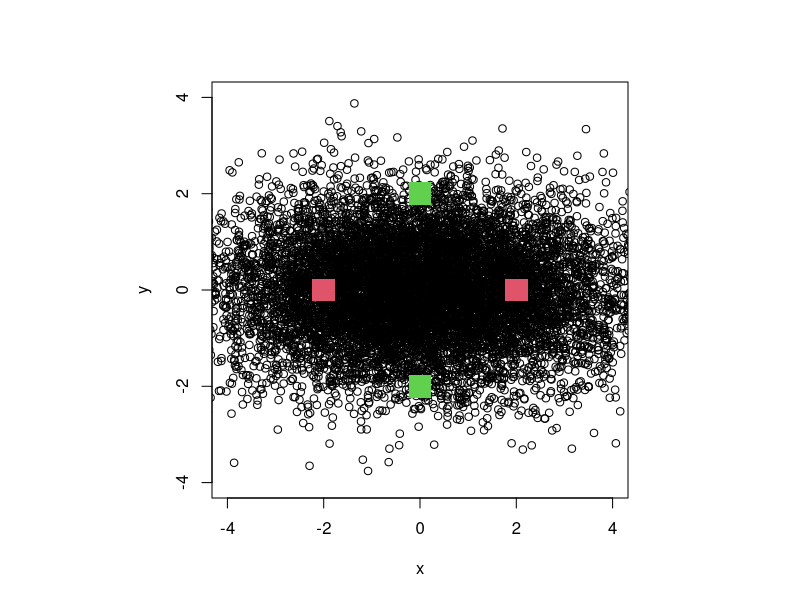

Here is the R script that generated this plot:
## ---- chunk 1
library(tidyr) #the pipe (%>%) tool is extremely useful
library(MASS) # used for mvrnorm
## ---- chunk 2
(1 - pnorm(2/sqrt(8)))
## ---- chunk 3
1 - pnorm(2/sqrt(2))
## ---- chunk 4
set.seed(20230404)
n <- 10000 # number of samples
# bivariate normal random sample parameters
bivariate_mu <- c(0,0)
cov_matrix <- matrix(c(4,0,0,1),2,2)
# bivariate normal sample
sample <- mvrnorm(n=n, mu=bivariate_mu, Sigma=cov_matrix)
# Extract the X values, X ~ N(0, 4)
x <- sample[, 1]
# Extract the Y values, X ~ N(0, 1)
y <- sample[, 2]
# plot
par(pty="s") #to make sure the shape of figure is a square
sample %>%
  plot(xlab="x", ylab="y", xlim=c(-4,4), ylim=c(-4,4))
points(x=c(-2, 0, 0, 2), y=c(0, -2, 2, 0), pch=15,
       col=c(2,3,3,2),cex=3)
## ---- chunk 5
# Calculate the proportion of pairs satisfying X > 2
mean(x > 2)
# Calculate the proportion of pairs satisfying Y > 2
mean(y > 2)
